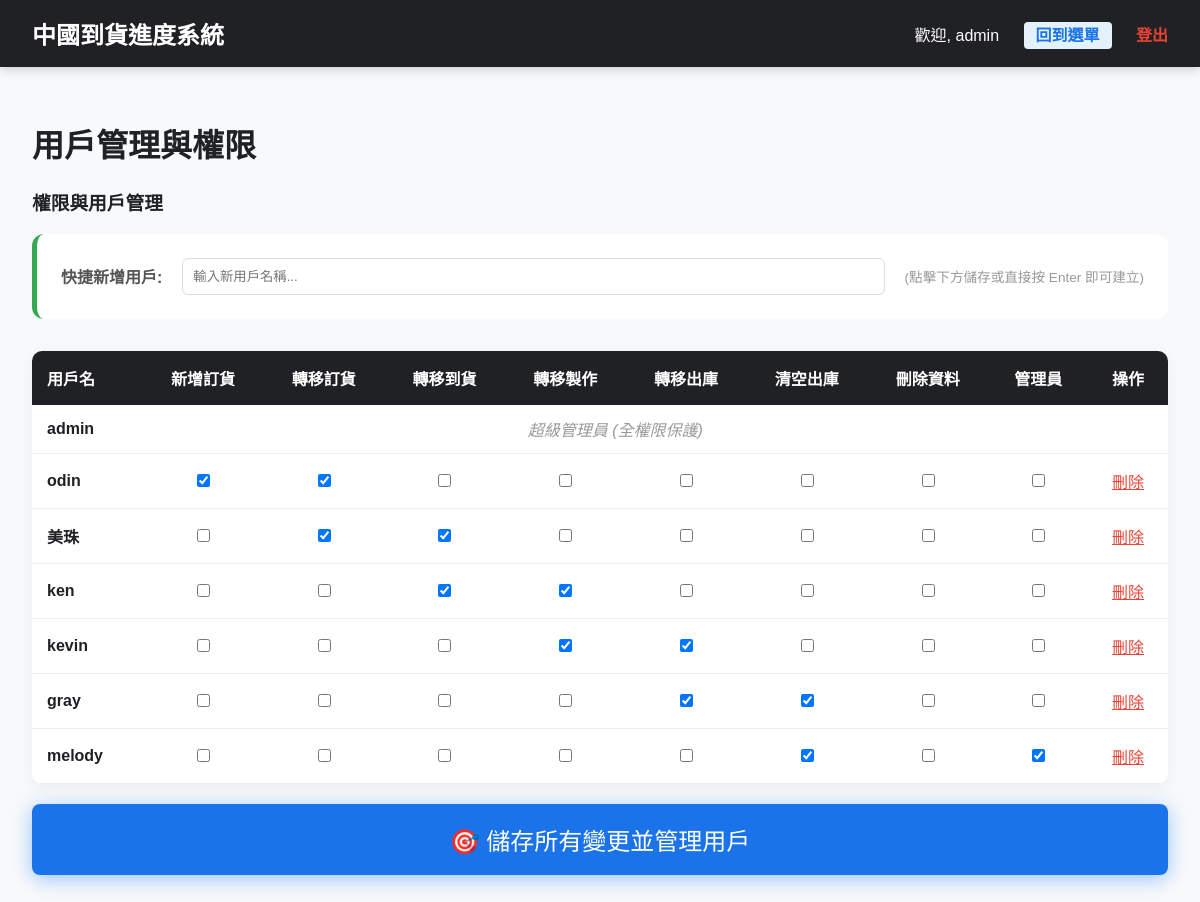
Screenshot of /users (signed in) with the database file from the repository.
### models.py (models this page shows)
class SystemConfig(db.Model):
    id = db.Column(db.Integer, primary_key=True)
    key = db.Column(db.String(50), unique=True, nullable=False)
    value = db.Column(db.Text)

class User(db.Model):
    id = db.Column(db.Integer, primary_key=True)
    username = db.Column(db.String(50), unique=True, nullable=False)
    password_hash = db.Column(db.String(128), nullable=False)
    is_admin = db.Column(db.Boolean, default=False)
    permissions = db.relationship('Permission', backref='user', uselist=False, cascade="all, delete-orphan")

class Permission(db.Model):
    id = db.Column(db.Integer, primary_key=True)
    user_id = db.Column(db.Integer, db.ForeignKey('user.id'), nullable=False)
    can_add_order = db.Column(db.Boolean, default=False)        # 新增訂貨 (保留為獨立權限)
    stage_perms = db.Column(db.JSON, default={})
    can_clear_delivery = db.Column(db.Boolean, default=False)      # 清除最後一階段 (保留為獨立權限)
    can_delete = db.Column(db.Boolean, default=False)              # 刪除資料權限

### main.py (the view)
@app.route('/users')
def users_page():
    if not session.get('is_admin'):
        return "權限不足", 403
    users = User.query.all()
    return render_template('users.html', users=users)

### main.py (called while the page is built, shortened)
def get_config(key, default=None):
    config = SystemConfig.query.filter_by(key=key).first()
    return config.value if config else default

def get_inf_config(section, key, default=None):
    inf_path = os.path.join(os.path.dirname(__file__), 'config.inf')
    if not os.path.exists(inf_path):
        return default

def get_workflow_stages():
    stages_str = get_inf_config('Workflow', 'stages', 'ORDER:訂貨,ARRIVAL:到貨,PRODUCTION:製作,DELIVERY:出庫')
    stages = []
    for item in stages_str.split(','):
        if ':' in item:
            key, name = item.strip().split(':')
            stages.append({'key': key.strip(), 'name': name.strip()})
    return stages

@app.context_processor
def inject_config():
    return {
        'site_title': get_config('site_title', '中國到貨看板系統'),
        'workflow_stages': get_workflow_stages(),
        'undo_mode': get_inf_config('System', 'undo_mode', '1')
    }

### templates/users.html (shortened to what this page needs)
{% extends "layout.html" %}
{% block content %}
<h1>用戶管理與權限</h1>
<h3>權限與用戶管理</h3>
<form action="/users/update_permissions" method="post">
    <div style="background: white; padding: 1.5rem; border-radius: 12px; margin-bottom: 2rem; border-left: 5px solid var(--success); display: flex; align-items: center; gap: 20px;">
        <span style="font-weight: bold; color: #555;">快捷新增用戶:</span>
        <input type="text" name="new_username" placeholder="輸入新用戶名稱..." style="flex: 1; padding: 10px; border: 1px solid #ddd; border-radius: 6px;">
        <span style="font-size: 0.85rem; color: #999;">(點擊下方儲存或直接按 Enter 即可建立)</span>
    </div>
    <table style="width: 100%; border-collapse: collapse; background: white; border-radius: 10px; overflow: hidden; box-shadow: 0 4px 15px rgba(0,0,0,0.05);">
        <thead>
            <tr style="background: #202124; color: white;">
                <th style="padding: 15px; text-align: left;">用戶名</th>
                <th style="padding: 15px;">新增訂貨</th>
                {% for stage in workflow_stages %}
                <th style="padding: 15px;">轉移{{ stage.name }}</th>
                {% endfor %}
                <th style="padding: 15px;">清空出庫</th>
                <th style="padding: 15px;">刪除資料</th>
                <th style="padding: 15px;">管理員</th>
                <th style="padding: 15px;">操作</th>
            </tr>
        </thead>
        <tbody>
            {% for u in users %}
            {% if u.username != 'administrator' %}
            <tr style="border-bottom: 1px solid #eee; text-align: center;">
                <td style="padding: 15px; text-align: left; font-weight: bold;">{{ u.username }}</td>
                {% if u.username != 'admin' and u.username != 'administrator' %}
                    {% set p = u.permissions %}
                    <td style="padding: 15px;"><input type="checkbox" name="can_add_{{ u.id }}" {% if p.can_add_order %}checked{% endif %}></td>
                    {% for stage in workflow_stages %}
                    <td style="padding: 15px;">
                        <input type="checkbox" name="can_{{ stage.key }}_{{ u.id }}" {% if p.stage_perms and p.stage_perms.get(stage.key) %}checked{% endif %}>
                    </td>
                    {% endfor %}
                    <td style="padding: 15px;"><input type="checkbox" name="can_clear_{{ u.id }}" {% if p.can_clear_delivery %}checked{% endif %}></td>
                    <td style="padding: 15px;"><input type="checkbox" name="can_delete_{{ u.id }}" {% if p.can_delete %}checked{% endif %}></td>
                    <td style="padding: 15px;"><input type="checkbox" name="is_admin_{{ u.id }}" {% if u.is_admin %}checked{% endif %}></td>
                    <td style="padding: 15px;">
                        <button type="submit" formaction="/users/delete/{{ u.id }}" onclick="return confirm('確定要永久刪除用戶 {{ u.username }} 嗎？');" style="background: none; border: none; color: var(--danger); cursor: pointer; text-decoration: underline; padding: 0; font-size: 1rem;">刪除</button>
                    </td>
                {% else %}
                    <td colspan="{{ 4 + workflow_stages|length }}" style="color: #999; font-style: italic;">超級管理員 (全權限保護)</td>
                {% endif %}
            </tr>
            {% endif %}
            {% endfor %}
        </tbody>
    </table>
    <div style="position: sticky; bottom: 20px; z-index: 100;">
        <button type="submit" style="background: var(--primary); color: white; border: none; padding: 18px; margin-top: 20px; font-size: 1.5rem; width: 100%; border-radius: 8px; cursor: pointer; box-shadow: 0 4px 20px rgba(0,123,255,0.4); transition: transform 0.2s;">
            🎯 儲存所有變更並管理用戶
        </button>
    </div>
</form>
{% endblock %}

### templates/layout.html (shortened to what this page needs)
<!DOCTYPE html>
<html lang="zh-Hant">
<head>
</head>
<body>
    <div class="nav-header">
        <div style="font-size: 1.5rem; font-weight: bold;">{{ site_title }}</div>
        <div class="nav-links">
            <span>歡迎, {{ session.username }}</span>
            {% if request.endpoint not in ['admin_home', 'index'] %}
            <a href="/admin_home" style="background: #e3f2fd; color: #1a73e8; padding: 5px 12px; border-radius: 4px;">回到選單</a>
            {% endif %}
            <a href="/logout" style="color: var(--danger);">登出</a>
        </div>
    </div>
    <div class="container">
        {% block content %}{% endblock %}
    </div>
</body>
</html>

### templates/layout.html (style rules this page uses)
:root { --primary: #1a73e8; --success: #34a853; --warning: #fbbc05; --danger: #ea4335; --info: #4285f4; --dark: #202124; --light: #f8f9fa; }
body { font-family: 'Microsoft JhengHei', sans-serif; margin: 0; background: var(--light); color: var(--dark); }
.nav-header { background: var(--dark); color: white; padding: 1rem 2rem; display: flex; justify-content: space-between; align-items: center; box-shadow: 0 2px 10px rgba(0,0,0,0.2); }
.nav-links a { color: #ccc; text-decoration: none; margin-left: 20px; font-weight: bold; }
.container { padding: 2rem; max-width: 1200px; margin: 0 auto; }

### rows the page displays
SystemConfig: value "中國到貨進度系統"
User: username "admin"
User: username "odin", id "☑", id "☑"
User: username "美珠", id "☑" "☑"
User: username "ken", id "☑" "☑"
User: username "kevin", id "☑" "☑"
User: username "gray", id "☑", id "☑"
User: username "melody", id "☑", is_admin "☑"

### other values shown
{{ stage.name }} "訂貨" "到貨" "製作" "出庫"
